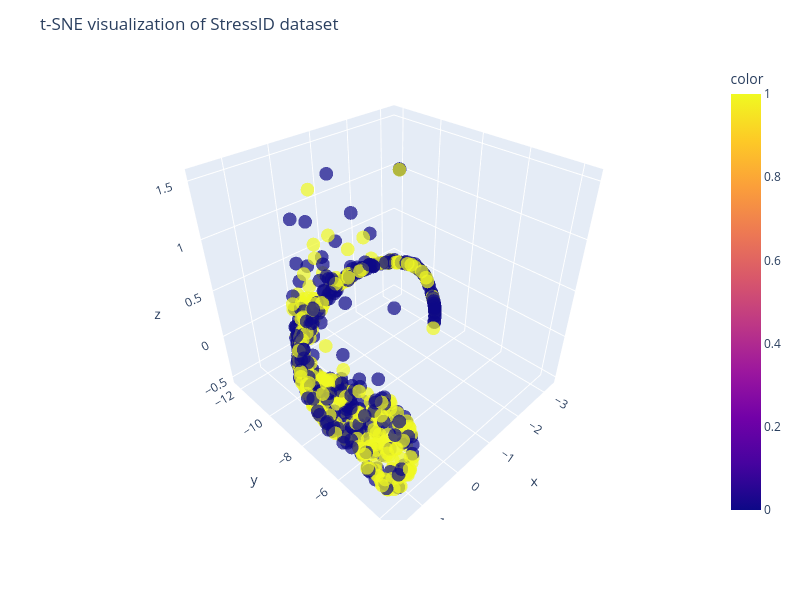

Here is the notebook cell this chart was saved with:
### Code cell
# t-SNE in StressID with PCA si_X_95p
# Best N-comp=2, Perp=300 np.arange(50, 700, 50)
# Best N-comp=3, Perp from 550 to 700, np.arange(50, 700, 50)

# t-SNE in StressID with RFE si_X_rfe
# Best N-comp=2, Perp=225 onwards np.arange(25, 700, 25)
# Best N-comp=3, Perp=150 onwards np.arange(25, 700, 25)

si_Ncomp = 3
si_Perp = 250

si_tsne = TSNE(n_components=si_Ncomp, perplexity=si_Perp, random_state=RAN_STATE)
si_X_tsne = si_tsne.fit_transform(si_X_rfe)
display(si_tsne.kl_divergence_)

#fig = px.scatter(x=si_X_tsne[:, 0], y=si_X_tsne[:, 1], color=si_bclass_labels, width=800, height=600)
fig = px.scatter_3d(
    x=si_X_tsne[:, 0], y=si_X_tsne[:, 1], z=si_X_tsne[:, 2], color=si_bclass_labels, opacity=0.7, width=800, height=600
)
fig.update_layout(
    title="t-SNE visualization of StressID dataset",
    xaxis_title="1st t-SNE",
    yaxis_title="2nd t-SNE",
)
fig.show()

### Figure 1 — Plotly figure (JSON) as saved in the notebook; plotly's stock layout.template omitted (floating-point values rounded to 4 significant figures; data arrays with more than 128 entries replaced by an {"elided": "..."} marker saying what was removed)
{"data": [{"hovertemplate": "x=%{x}<br>y=%{y}<br>z=%{z}<br>color=%{marker.color}<extra></extra>", "legendgroup": "", "marker": {"color": {"elided": "699 int values"}, "coloraxis": "coloraxis", "opacity": 0.7, "symbol": "circle"}, "mode": "markers", "name": "", "scene": "scene", "showlegend": false, "type": "scatter3d", "x": {"elided": "699 float values"}, "y": {"elided": "699 float values"}, "z": {"elided": "699 float values"}}], "layout": {"coloraxis": {"colorbar": {"title": {"text": "color"}}, "colorscale": [[0, "#0d0887"], [0.1111, "#46039f"], [0.2222, "#7201a8"], [0.3333, "#9c179e"], [0.4444, "#bd3786"], [0.5556, "#d8576b"], [0.6667, "#ed7953"], [0.7778, "#fb9f3a"], [0.8889, "#fdca26"], [1, "#f0f921"]]}, "height": 600, "legend": {"tracegroupgap": 0}, "margin": {"t": 60}, "scene": {"domain": {"x": [0, 1], "y": [0, 1]}, "xaxis": {"title": {"text": "x"}}, "yaxis": {"title": {"text": "y"}}, "zaxis": {"title": {"text": "z"}}}, "title": {"text": "t-SNE visualization of StressID dataset"}, "width": 800, "xaxis": {"title": {"text": "1st t-SNE"}}, "yaxis": {"title": {"text": "2nd t-SNE"}}}}
